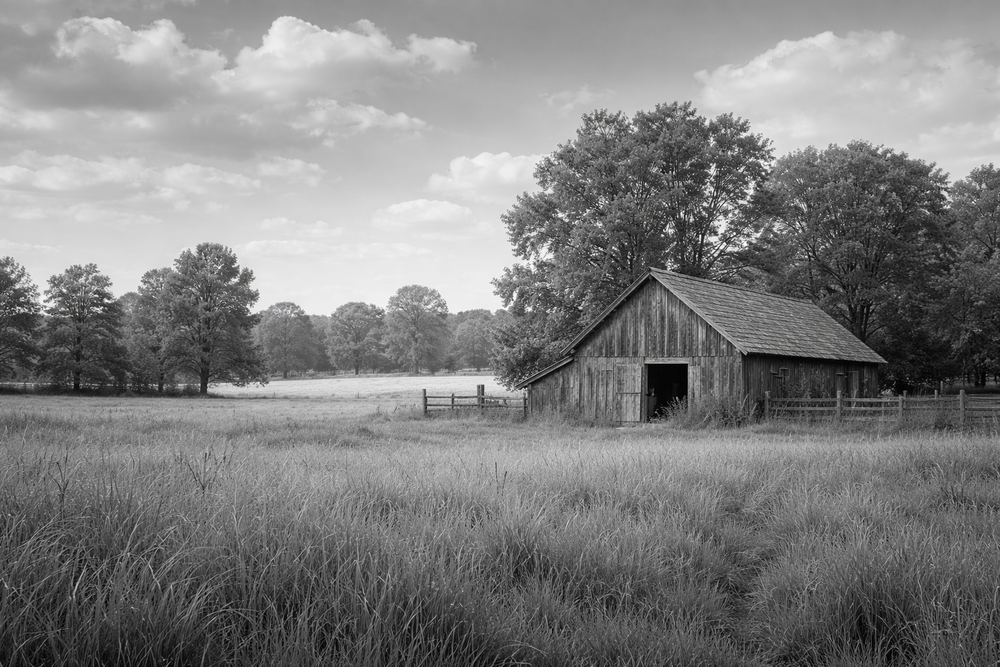
#> input picture 6b2b6a2c-2f29-4e95-870b-81b80b3bfc4d.png, 1000 x 667 px, shrunk from 1536 x 1024 before the run
$ python -i model.py   (imports and definitions only)
#> lines starting #> are read from the running program, lines starting #| are printed output that depends on the picture; after the words box and inside, x2 and y2 are one past the last pixel; in counts of white or black regions, pixels touching at a corner belong together
#> further down, picture is the input picture: shape (667, 1000, 3); mean B, G, R 127.9, 127.8, 128
import cv2
import numpy as np

def get_segmentation_masks(image):
    """
    Improved heuristic segmentation:
    - Sky: bright, low-texture regions in upper half
    - Grass: darker, high-texture regions in lower half
    """

    h, w, _ = image.shape
#> h = 667; w = 1000
    gray = cv2.cvtColor(image, cv2.COLOR_BGR2GRAY)

    # Smooth image
    blur = cv2.GaussianBlur(gray, (7, 7), 0)

    # Sky detection (bright areas, upper half)
    sky_mask = np.zeros((h, w), dtype=np.uint8)
    _, bright = cv2.threshold(blur, 200, 255, cv2.THRESH_BINARY)
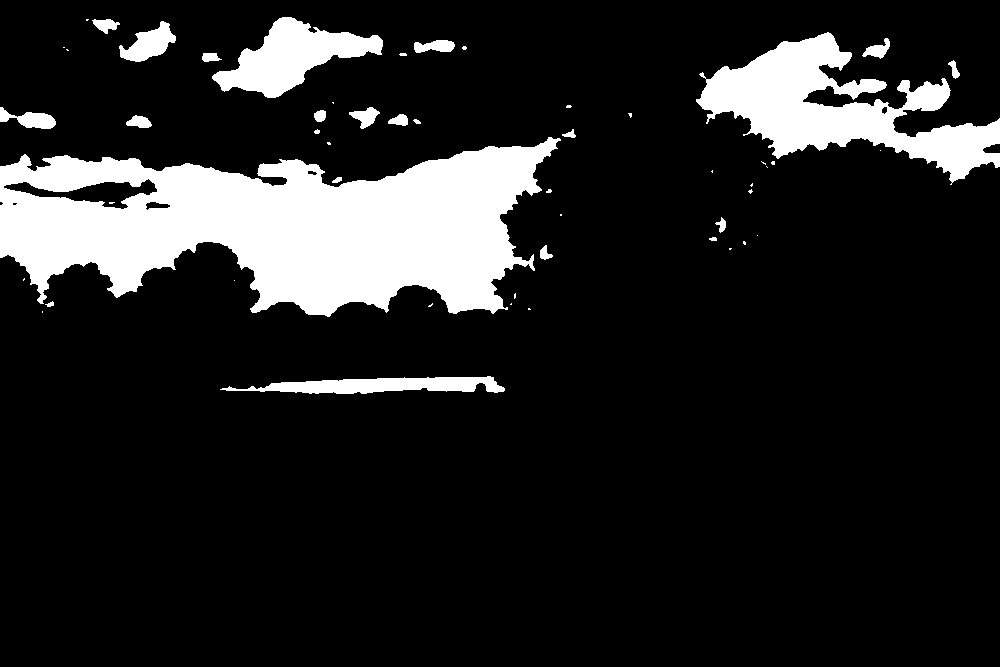
#> bright: shape (667, 1000); 14% white; 52 white regions (28 under 20 px), largest, box (x1, y1, x2, y2) and area: (0, 137, 561, 317) 60933, (696, 32, 1000, 185) 18499, (212, 17, 383, 98) 6300
    sky_mask[:h//2, :] = bright[:h//2, :]
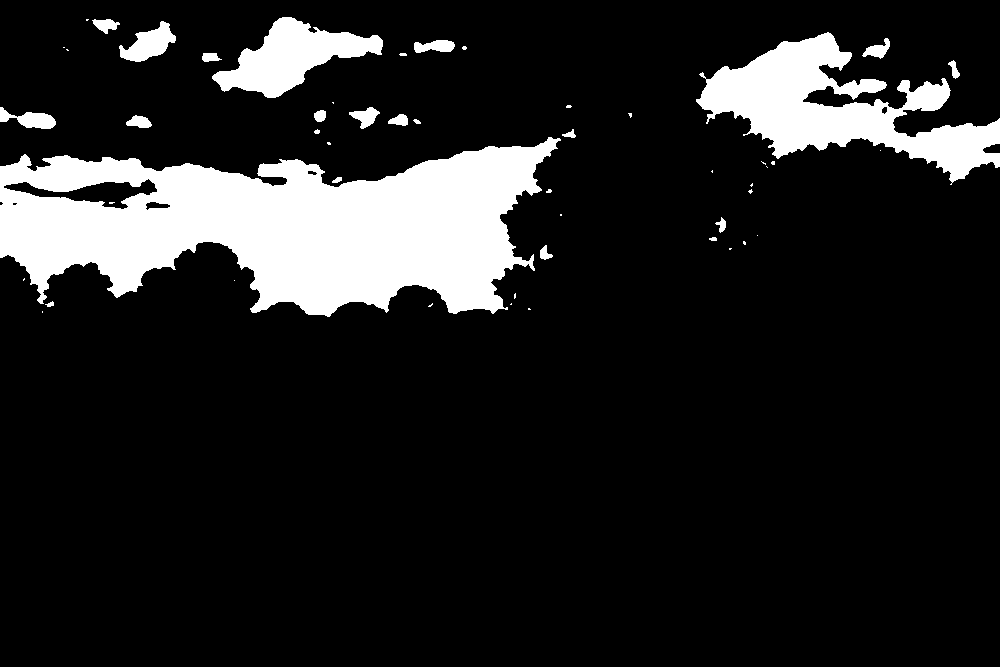
#> sky_mask: shape (667, 1000); 13.5% white; 51 white regions (28 under 20 px), largest, box (x1, y1, x2, y2) and area: (0, 137, 561, 317) 60933, (696, 32, 1000, 185) 18499, (212, 17, 383, 98) 6300

    # Grass detection (edges + darker regions, lower half)
    edges = cv2.Canny(blur, 50, 150)
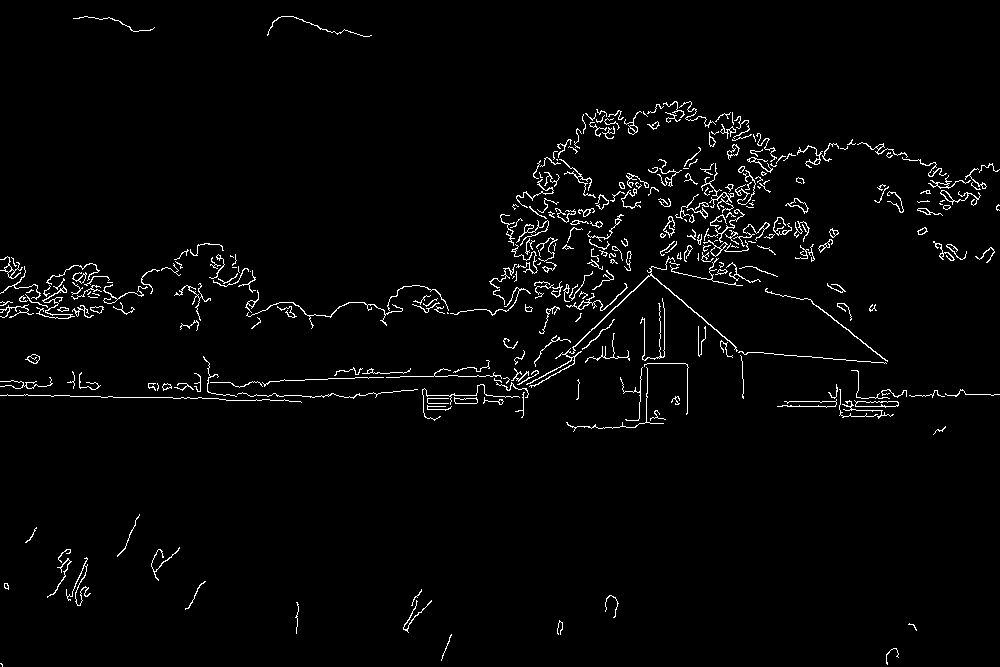
#> edges: shape (667, 1000); 2.5% white in thin lines or dots
    grass_mask = np.zeros((h, w), dtype=np.uint8)
    grass_mask[h//2:, :] = (edges[h//2:, :] > 0).astype(np.uint8)
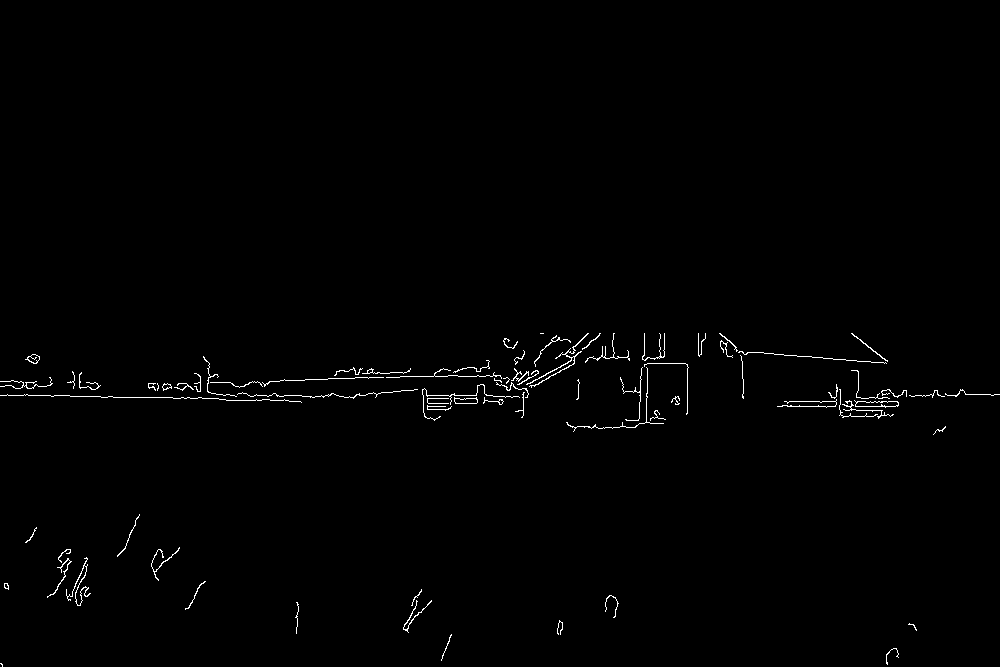
#> grass_mask: shape (667, 1000); values 0 (black) and 1 (white), 0.78% white in thin lines or dots, all inside (x1, y1, x2, y2) = (0, 333, 1000, 667)

    return sky_mask, grass_mask

>>> import cv2
>>> picture = cv2.imread('6b2b6a2c-2f29-4e95-870b-81b80b3bfc4d.png')
>>> result = get_segmentation_masks(picture)
